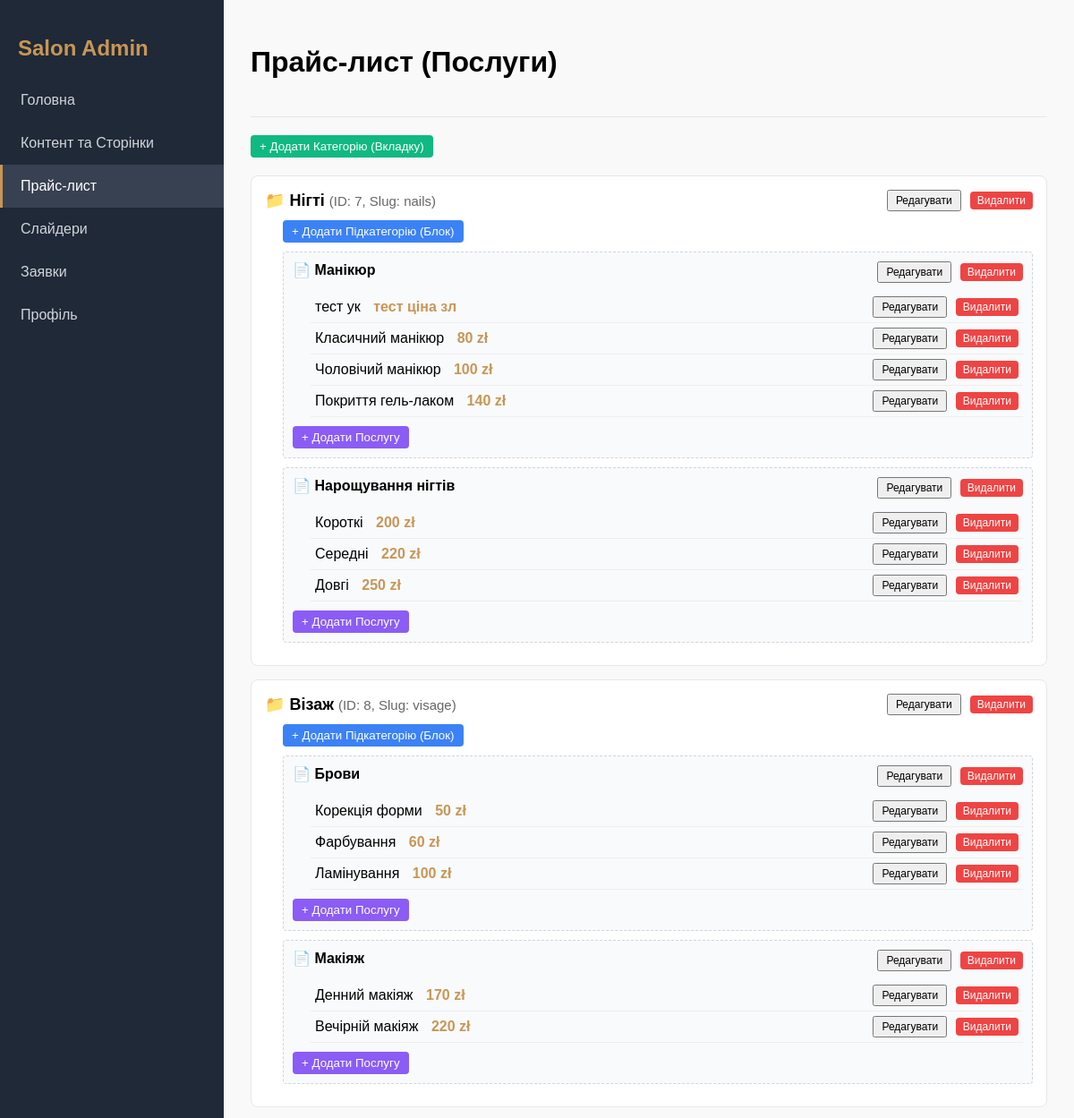
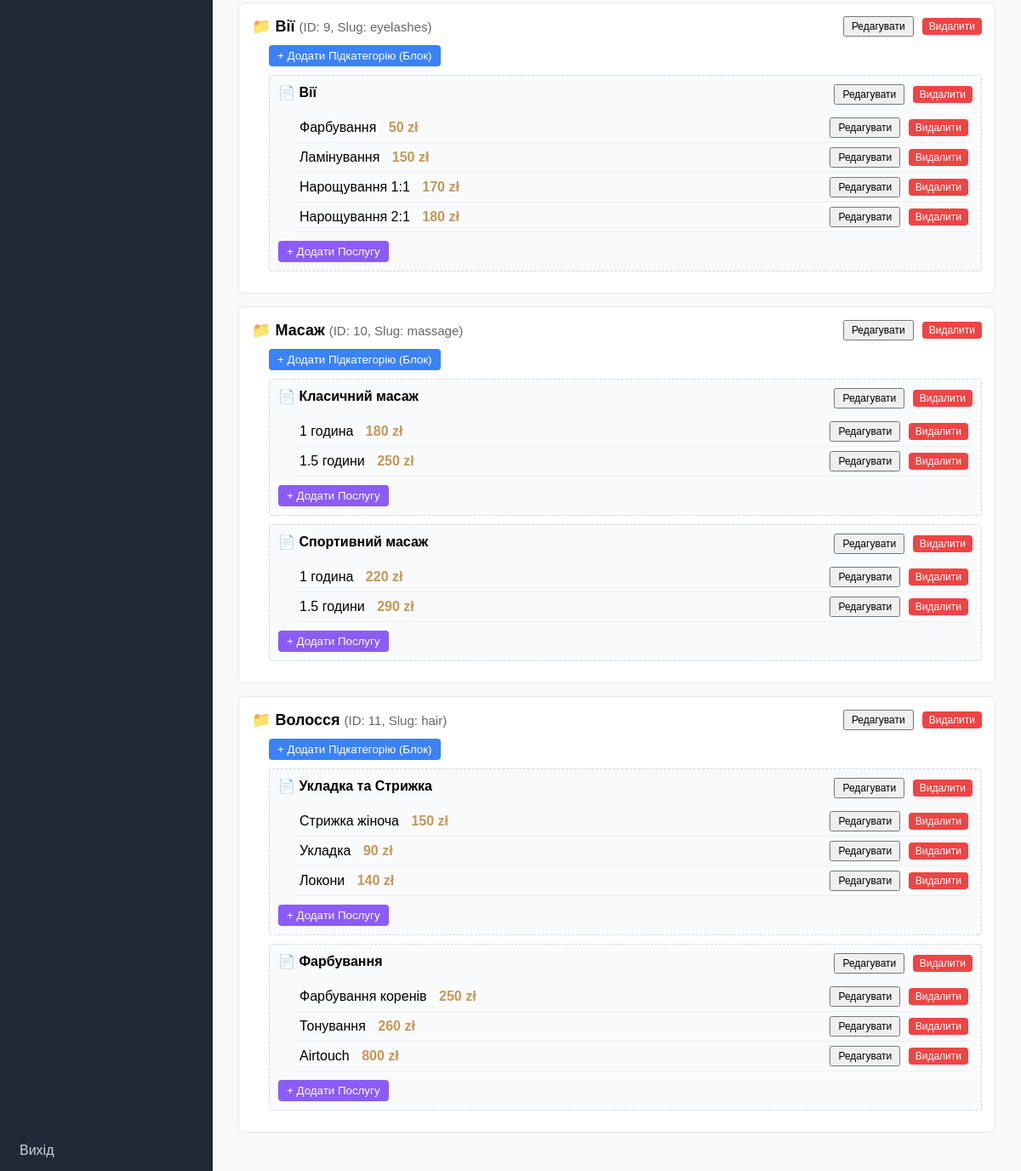
/admin/?action=services (signed in), run on the app's committed database (2 pictures, top to bottom).
### tables this page shows
CREATE TABLE `service_categories` (
  `id` int(11) NOT NULL,
  `slug` varchar(255) NOT NULL,
  `name_pl` varchar(255) DEFAULT NULL,
  `name_uk` varchar(255) DEFAULT NULL,
  `name_en` varchar(255) DEFAULT NULL,
  `name_ru` varchar(255) DEFAULT NULL,
  `sort_order` int(11) DEFAULT 0
);

CREATE TABLE `service_subcategories` (
  `id` int(11) NOT NULL,
  `category_id` int(11) DEFAULT NULL,
  `name_pl` varchar(255) DEFAULT NULL,
  `name_uk` varchar(255) DEFAULT NULL,
  `name_en` varchar(255) DEFAULT NULL,
  `name_ru` varchar(255) DEFAULT NULL,
  `sort_order` int(11) DEFAULT 0
);

CREATE TABLE `service_items` (
  `id` int(11) NOT NULL,
  `subcategory_id` int(11) DEFAULT NULL,
  `name_pl` varchar(255) DEFAULT NULL,
  `name_uk` varchar(255) DEFAULT NULL,
  `name_en` varchar(255) DEFAULT NULL,
  `name_ru` varchar(255) DEFAULT NULL,
  `price_pl` varchar(255) DEFAULT NULL,
  `price_uk` varchar(255) DEFAULT NULL,
  `price_en` varchar(255) DEFAULT NULL,
  `price_ru` varchar(255) DEFAULT NULL,
  `sort_order` int(11) DEFAULT 0
);

### config.php (called while the page is built)
<?php
return [
    'db' => [
        'host' => 'MariaDB-11.2',
        'dbname' => 'salon_cms',
        'user' => 'root',
        'password' => '',
        'charset' => 'utf8mb4'
    ],
    'mail' => [
        'admin_email' => 'vladbilous17@gmail.com',
        'smtp_host' => 'smtp.gmail.com',
        'smtp_port' => 587,
        'smtp_user' => 'vladbilous17@gmail.com',
        'smtp_pass' => 'your_app_password',
        'smtp_secure' => 'tls',
    ]
];

### DB.php (called while the page is built, shortened)
<?php
class DB {
    private static $pdo = null;
    public static function getConnection() {
        if (self::$pdo === null) {
            $config = require __DIR__ . '/config.php';
            $db = $config['db'];
            $dsn = "mysql:host={$db['host']};dbname={$db['dbname']};charset={$db['charset']}";
            try {
                self::$pdo = new PDO($dsn, $db['user'], $db['password'], [
                    PDO::ATTR_ERRMODE => PDO::ERRMODE_EXCEPTION,
                    PDO::ATTR_DEFAULT_FETCH_MODE => PDO::FETCH_ASSOC,
                ]);
            } catch (PDOException $e) {
                die("Database connection failed. Please run install.php first or check config.php");
            }
        }
        return self::$pdo;
    }
    public static function query($sql, $params = []) {
        $stmt = self::getConnection()->prepare($sql);
        $stmt->execute($params);
        return $stmt;
    }
    public static function fetchAll($sql, $params = []) {
        return self::query($sql, $params)->fetchAll();
    }
}

### admin/services.php (the view, shortened to what this page needs)
<?php
$cats = DB::fetchAll("SELECT * FROM service_categories ORDER BY sort_order ASC");
$subcats = DB::fetchAll("SELECT * FROM service_subcategories ORDER BY sort_order ASC");
$items = DB::fetchAll("SELECT * FROM service_items ORDER BY sort_order ASC");
$tree = [];
foreach($cats as $c) {
    $c['subs'] = [];
    $tree[$c['id']] = $c;
}
foreach($subcats as $s) {
    $s['items'] = [];
    if(isset($tree[$s['category_id']])) {
        $tree[$s['category_id']]['subs'][$s['id']] = $s;
    }
}
?>
<div style="margin-bottom:20px;">
    <button class="add-btn" onclick="openModal('catModal', 'add_cat')">+ Додати Категорію (Вкладку)</button>
</div>
<?php foreach ($tree as $cat): ?>
    <div class="svc-box">
        <div class="svc-cat-title">
            <span>
                📁 <?= htmlspecialchars($cat['name_uk'] ?: $cat['name_pl']) ?>
                <small style="color:#666; font-weight:normal;">(ID: <?= $cat['id'] ?>, Slug: <?= htmlspecialchars($cat['slug']) ?>)</small>
            </span>
            <div class="actions">
                <button onclick='editCat(<?= json_encode($cat) ?>)'>Редагувати</button>
                <form method="POST" style="display:inline;" onsubmit="return confirm('Видалити категорію та всі її послуги?');">
                    <button type="submit" style="background:#ef4444; color:white; border:none; border-radius:4px;">Видалити</button>
                </form>
            </div>
        </div>
        <div style="margin-bottom: 10px; margin-left: 20px;">
            <button class="add-btn" style="background:#3b82f6;" onclick="openSubcatModal(<?= $cat['id'] ?>)">+ Додати Підкатегорію (Блок)</button>
        </div>
        <?php foreach ($cat['subs'] as $sub): ?>
            <div class="svc-subcat-box">
                <div style="font-weight:bold; margin-bottom:10px; display:flex; justify-content:space-between;">
                    <span>📄 <?= htmlspecialchars($sub['name_uk'] ?: $sub['name_pl']) ?></span>
                    <div class="actions">
                        <button onclick='editSubcat(<?= json_encode($sub) ?>)'>Редагувати</button>
                        <form method="POST" style="display:inline;" onsubmit="return confirm('Видалити підкатегорію та всі послуги?');">
                            <button type="submit" style="background:#ef4444; color:white; border:none; border-radius:4px;">Видалити</button>
                        </form>
                    </div>
                </div>
                <?php foreach ($sub['items'] as $item): ?>
                    <div class="svc-item-box">
                        <div>
                            <?= htmlspecialchars($item['name_uk'] ?: $item['name_pl']) ?>
                            <span style="color:#c89656; font-weight:bold; margin-left:10px;">
                                <?= htmlspecialchars($item['price_pl']) ?>
                            </span>
                        </div>
                        <div class="actions">
                            <button onclick='editItem(<?= json_encode($item) ?>)'>Редагувати</button>
                            <form method="POST" style="display:inline;" onsubmit="return confirm('Видалити послугу?');">
                                <button type="submit" style="background:#ef4444; color:white; border:none; border-radius:4px;">Видалити</button>
                            </form>
                        </div>
                    </div>
                <?php endforeach; ?>
                <div style="margin-top: 10px;">
                    <button class="add-btn" style="background:#8b5cf6;" onclick="openItemModal(<?= $sub['id'] ?>)">+ Додати Послугу</button>
                </div>
            </div>
        <?php endforeach; ?>
    </div>
<?php endforeach; ?>
<?php
require __DIR__ . '/layout.php';

### admin/layout.php (style rules this page uses)
body { margin: 0; font-family: sans-serif; display: flex; height: 100vh; overflow: hidden; background: #f9f9f9; }

### admin/services.php (style rules this page uses)
.svc-box { border: 1px solid #e5e7eb; padding: 15px; margin-bottom: 15px; background: #fff; border-radius: 8px; }
.svc-cat-title { font-size: 18px; font-weight: bold; margin-bottom: 10px; display:flex; justify-content:space-between; align-items:center; }
.svc-subcat-box { border: 1px dashed #d1d5db; padding: 10px; margin: 10px 0 10px 20px; background: #f9fafb; border-radius: 4px; }
.svc-item-box { padding: 5px; margin-left: 20px; border-bottom: 1px solid #eee; display:flex; justify-content:space-between; align-items:center; }
.actions button { margin-left: 5px; cursor: pointer; padding: 3px 8px; font-size: 12px; }
.add-btn { background: #10b981; color: white; border: none; padding: 5px 10px; border-radius: 4px; cursor:pointer; }

### data on the page
service_categories: name_uk "Нігті", id "7", slug "nails"
service_subcategories: name_uk "Манікюр"
service_items: name_uk "тест ук", price_pl "тест ціна зл"
service_items: name_uk "Класичний манікюр", price_pl "80 zł"
service_items: name_uk "Чоловічий манікюр", price_pl "100 zł"
service_items: name_uk "Покриття гель-лаком", price_pl "140 zł"
service_subcategories: name_uk "Нарощування нігтів"
service_items: name_uk "Короткі", price_pl "200 zł"
service_items: name_uk "Середні", price_pl "220 zł"
service_items: name_uk "Довгі", price_pl "250 zł"
service_categories: name_uk "Візаж", id "8", slug "visage"
service_subcategories: name_uk "Брови"
service_items: name_uk "Корекція форми", price_pl "50 zł"
service_items: name_uk "Фарбування", price_pl "60 zł"
service_items: name_uk "Ламінування", price_pl "100 zł"
service_subcategories: name_uk "Макіяж"
service_items: name_uk "Денний макіяж", price_pl "170 zł"
service_items: name_uk "Вечірній макіяж", price_pl "220 zł"
service_categories: name_uk "Вії", id "9", slug "eyelashes"
service_subcategories: name_uk "Вії"
service_items: name_uk "Фарбування", price_pl "50 zł"
service_items: name_uk "Ламінування", price_pl "150 zł"
service_items: name_uk "Нарощування 1:1", price_pl "170 zł"
service_items: name_uk "Нарощування 2:1", price_pl "180 zł"
service_categories: name_uk "Масаж", id "10", slug "massage"
service_subcategories: name_uk "Класичний масаж"
service_items: name_uk "1 година", price_pl "180 zł"
service_items: name_uk "1.5 години", price_pl "250 zł"
service_subcategories: name_uk "Спортивний масаж"
service_items: name_uk "1 година", price_pl "220 zł"
service_items: name_uk "1.5 години", price_pl "290 zł"
service_categories: name_uk "Волосся", id "11", slug "hair"
service_subcategories: name_uk "Укладка та Стрижка"
service_items: name_uk "Стрижка жіноча", price_pl "150 zł"
service_items: name_uk "Укладка", price_pl "90 zł"
service_items: name_uk "Локони", price_pl "140 zł"
service_subcategories: name_uk "Фарбування"
service_items: name_uk "Фарбування коренів", price_pl "250 zł"
service_items: name_uk "Тонування", price_pl "260 zł"
service_items: name_uk "Airtouch", price_pl "800 zł"

### other printed values
$pageTitle "Прайс-лист (Послуги)"
